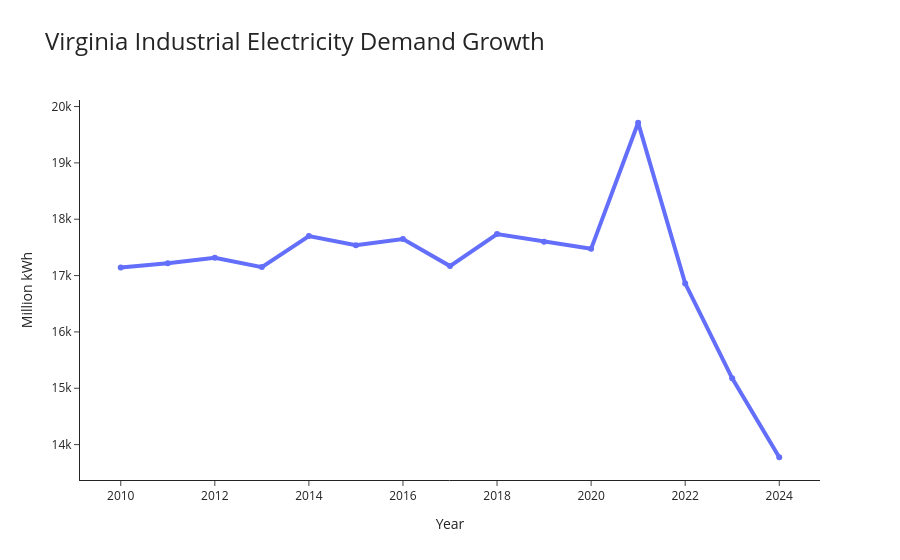

Notebook cell for this chart:
### Code cell
import plotly.express as px

fig = px.line(
    df,
    x="period",
    y="sales",
    markers=True,
    title="Virginia Industrial Electricity Demand Growth"
)

fig.update_traces(
    line=dict(width=4)
)

fig.update_layout(
    template="simple_white",
    title_font_size=24,
    xaxis_title="Year",
    yaxis_title="Million kWh",
    hovermode="x unified"
)

fig.show()

### Figure 1 — Plotly figure (JSON) as saved in the notebook; plotly's stock layout.template omitted (floating-point values rounded to 4 significant figures)
{"data": [{"hovertemplate": "period=%{x}<br>sales=%{y}<extra></extra>", "legendgroup": "", "line": {"color": "#636efa", "dash": "solid", "width": 4}, "marker": {"symbol": "circle"}, "mode": "lines+markers", "name": "", "orientation": "v", "showlegend": false, "x": [2010, 2011, 2012, 2013, 2014, 2015, 2016, 2017, 2018, 2019, 2020, 2021, 2022, 2023, 2024], "xaxis": "x", "y": [17140.0, 17220.0, 17320.0, 17150.0, 17700.0, 17540.0, 17650.0, 17170.0, 17740.0, 17600.0, 17470.0, 19710.0, 16860.0, 15180.0, 13780.0], "yaxis": "y", "type": "scatter"}], "layout": {"xaxis": {"anchor": "y", "domain": [0.0, 1.0], "title": {"text": "Year"}}, "yaxis": {"anchor": "x", "domain": [0.0, 1.0], "title": {"text": "Million kWh"}}, "legend": {"tracegroupgap": 0}, "title": {"text": "Virginia Industrial Electricity Demand Growth", "font": {"size": 24}}, "hovermode": "x unified"}}
